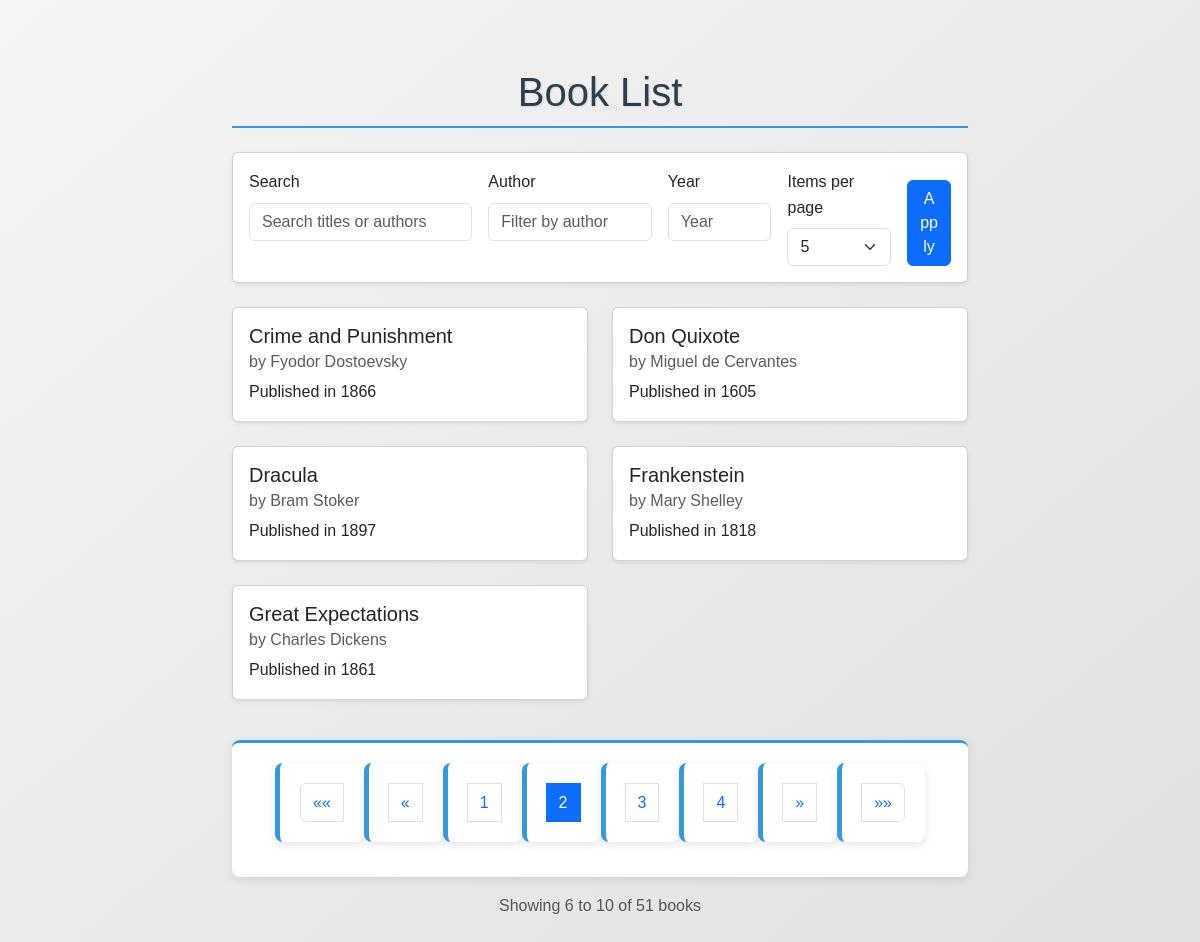
Page /books/?page=2&search=&author=&year=&per_page=5 on the committed database.
### books/models.py (models this page shows, shortened)
class Book(models.Model):
    title = models.CharField(max_length=200)
    author = models.CharField(max_length=100)
    published_year = models.IntegerField()

### books/views.py (the view)
# urls.py: path('books/', book_list, name='book_list'),
def book_list(request):
    search_query = request.GET.get('search', '')
    author_filter = request.GET.get('author', '')
    year_filter = request.GET.get('year', '')
    per_page = request.GET.get('per_page', 5)
    try:
        per_page = int(per_page)
    except ValueError:
        per_page = 5
    books = Book.objects.all().order_by('title')
    if search_query:
        books = books.filter(
            Q(title__icontains=search_query) |
            Q(author__icontains=search_query)
        )
    if author_filter:
        books = books.filter(author__icontains=author_filter)
    if year_filter:
        try:
            year = int(year_filter)
            books = books.filter(published_year=year)
        except ValueError:
            pass
    paginator = Paginator(books, per_page)
    page_number = request.GET.get('page')
    page_obj = paginator.get_page(page_number)
    context = {
        'page_obj': page_obj,
        'search_query': search_query,
        'author_filter': author_filter,
        'year_filter': year_filter,
        'per_page': per_page,
        'per_page_options': [5, 10, 20, 50],
    }
    return render(request, 'books/book_list.html', context)

### books/templates/books/book_list.html (shortened to what this page needs)
<!DOCTYPE html>
<html lang="en">
<head>
    {% load static %}
    <link href="https://cdn.jsdelivr.net/npm/bootstrap@5.3.0-alpha1/dist/css/bootstrap.min.css" rel="stylesheet">
    <link rel="stylesheet" href="{% static 'css/styles.css' %}">
</head>
<body class="bg-light">
    <div class="container py-5">
        <h1 class="text-center mb-4">Book List</h1>
        <div class="card mb-4 shadow-sm">
            <div class="card-body">
                <form method="get" class="row g-3">
                    <div class="col-md-4">
                        <label for="search" class="form-label">Search</label>
                        <input type="text" class="form-control" id="search" name="search"
                               value="{{ search_query }}" placeholder="Search titles or authors">
                    </div>
                    <div class="col-md-3">
                        <label for="author" class="form-label">Author</label>
                        <input type="text" class="form-control" id="author" name="author"
                               value="{{ author_filter }}" placeholder="Filter by author">
                    </div>
                    <div class="col-md-2">
                        <label for="year" class="form-label">Year</label>
                        <input type="number" class="form-control" id="year" name="year"
                               value="{{ year_filter }}" placeholder="Year">
                    </div>
                    <div class="col-md-2">
                        <label for="per_page" class="form-label">Items per page</label>
                        <select class="form-select" id="per_page" name="per_page">
                            {% for option in per_page_options %}
                                <option value="{{ option }}" {% if per_page == option %}selected{% endif %}>
                                    {{ option }}
                                </option>
                            {% endfor %}
                        </select>
                    </div>
                    <div class="col-md-1 d-flex align-items-end">
                        <button type="submit" class="btn btn-primary w-100">Apply</button>
                    </div>
                </form>
            </div>
        </div>
        <div class="row row-cols-1 row-cols-md-2 g-4 mb-4">
            {% for book in page_obj %}
                <div class="col">
                    <div class="card h-100 shadow-sm">
                        <div class="card-body">
                            <h5 class="card-title">{{ book.title }}</h5>
                            <h6 class="card-subtitle mb-2 text-muted">by {{ book.author }}</h6>
                            <p class="card-text">Published in {{ book.published_year }}</p>
                        </div>
                    </div>
                </div>
            {% empty %}
                <div class="col-12 text-center">
                    <p class="text-muted">No books found matching your criteria.</p>
                </div>
            {% endfor %}
        </div>
        {% if page_obj.paginator.num_pages > 1 %}
        <nav aria-label="Book pagination">
            <ul class="pagination justify-content-center">
                {% if page_obj.has_previous %}
                    <li class="page-item">
                        <a class="page-link" href="?page=1&search={{ search_query }}&author={{ author_filter }}&year={{ year_filter }}&per_page={{ per_page }}" aria-label="First">
                            <span aria-hidden="true">&laquo;&laquo;</span>
                        </a>
                    </li>
                    <li class="page-item">
                        <a class="page-link" href="?page={{ page_obj.previous_page_number }}&search={{ search_query }}&author={{ author_filter }}&year={{ year_filter }}&per_page={{ per_page }}" aria-label="Previous">
                            <span aria-hidden="true">&laquo;</span>
                        </a>
                    </li>
                {% endif %}
                {% for i in page_obj.paginator.page_range %}
                    {% if page_obj.number == i %}
                        <li class="page-item active"><a class="page-link" href="#">{{ i }}</a></li>
                    {% elif i > page_obj.number|add:'-3' and i < page_obj.number|add:'3' %}
                        <li class="page-item">
                            <a class="page-link" href="?page={{ i }}&search={{ search_query }}&author={{ author_filter }}&year={{ year_filter }}&per_page={{ per_page }}">{{ i }}</a>
                        </li>
                    {% endif %}
                {% endfor %}
                {% if page_obj.has_next %}
                    <li class="page-item">
                        <a class="page-link" href="?page={{ page_obj.next_page_number }}&search={{ search_query }}&author={{ author_filter }}&year={{ year_filter }}&per_page={{ per_page }}" aria-label="Next">
                            <span aria-hidden="true">&raquo;</span>
                        </a>
                    </li>
                    <li class="page-item">
                        <a class="page-link" href="?page={{ page_obj.paginator.num_pages }}&search={{ search_query }}&author={{ author_filter }}&year={{ year_filter }}&per_page={{ per_page }}" aria-label="Last">
                            <span aria-hidden="true">&raquo;&raquo;</span>
                        </a>
                    </li>
                {% endif %}
            </ul>
        </nav>
        {% endif %}
        <div class="text-center mt-3">
            <p class="text-muted">
                Showing {{ page_obj.start_index }} to {{ page_obj.end_index }} of
                {{ page_obj.paginator.count }} books
            </p>
        </div>
    </div>
</body>
</html>

### books/static/css/styles.css (style rules this page uses)
body { font-family: 'Arial', sans-serif; line-height: 1.6; color: #333; max-width: 800px; margin: 0 auto; padding: 20px; background-color: #f5f5f5; background-image: linear-gradient(to bottom right, #f5f5f5, #e0e0e0); min-height: 100vh; }
h1 { color: #2c3e50; text-align: center; margin-bottom: 30px; padding-bottom: 10px; border-bottom: 2px solid #3498db; text-shadow: 1px 1px 2px rgba(0,0,0,0.1); font-size: 2.5rem; }
ul { list-style-type: none; padding: 0; }
li { background-color: white; margin-bottom: 15px; padding: 20px; border-radius: 8px; box-shadow: 0 3px 10px rgba(0,0,0,0.1); transition: all 0.3s ease; border-left: 5px solid #3498db; }
li { position: relative; }
li::after { content: attr(title); position: absolute; top: 5px; right: 10px; font-size: 0.8rem; color: #7f8c8d; }
.pagination { margin-top: 40px; text-align: center; padding: 20px; background-color: white; border-radius: 8px; box-shadow: 0 3px 10px rgba(0,0,0,0.1); border-top: 3px solid #3498db; }

### books/templates/books/book_list.html (style rules this page uses)
.card { transition: transform 0.3s; }

### rows in the picture
Book: title "Crime and Punishment", author "Fyodor Dostoevsky", published_year "1866"
Book: title "Don Quixote", author "Miguel de Cervantes", published_year "1605"
Book: title "Dracula", author "Bram Stoker", published_year "1897"
Book: title "Frankenstein", author "Mary Shelley", published_year "1818"
Book: title "Great Expectations", author "Charles Dickens", published_year "1861"

### other values in the picture
{{ i }} "1" "3" "4"
{{ i }} "2"
{{ page_obj.start_index }} "6"
{{ page_obj.end_index }} "10"
{{ page_obj.paginator.count }} "51"
form field per_page "5"
